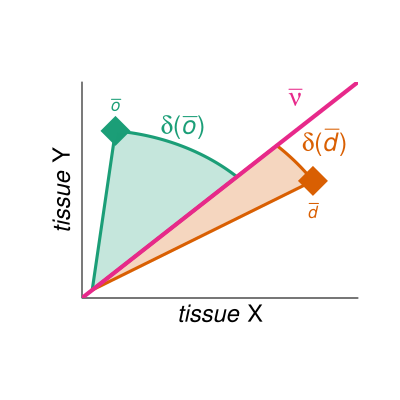

Here is the R script that generated this plot:
require(circlize)
require(RColorBrewer)
require(latex2exp)

addAlpha <- function(col, alpha = .25) {
  apply(sapply(col, col2rgb) / 255, 2, function(x)
    rgb(x[1], x[2], x[3], alpha = alpha))
}

eucLen <- function(x) {
  sqrt(sum(sapply(x, function(i)
    i ^ 2)))
}

angleVecs <- function(x, y, conv.fac = (180 / pi)) {
  acos(sum(sapply(1:length(x), function(i)
    x[i] * y[i])) / (eucLen(x) * eucLen(y))) * conv.fac
}

colors <- brewer.pal(4, "Dark2")
alpha.cols <- sapply(colors, addAlpha)


dupl <- c(1.9, 1.2)
l.dupl <- eucLen(dupl)
orth <- c(.2, 1.75)
l.orth <- eucLen(orth)


pdf('tissueVersatility_delta.pdf',
    width = 4,
    height = 4)

old.par <- par(mgp = c(.4, 0.4, 0))

plot(
  rbind(orth, dupl),
  pch = 18,
  cex = 4,
  xlim = c(0, 2.2),
  ylim = c(0, 2.2),
  xlab = TeX('\\textit{tissue} X'),
  # '',
  ylab = TeX('\\textit{tissue} Y'),
  # '',
  cex.lab = 1.45,
  xaxt = 'n',
  yaxt = 'n',
  bty = 'l',
  # axes = FALSE,
  col = c(colors[[1]], colors[[2]])
)
# lines(c(0,0,0,2.15), c(0,2.15,0,0))
draw.sector(
  45,
  45 + angleVecs(c(1, 1), orth),
  clock.wise = FALSE,
  center = c(0, 0),
  border = colors[[1]],
  col = alpha.cols[[1]],
  lwd = 3,
  rou1 = l.orth
)
draw.sector(
  45,
  45 - angleVecs(c(1, 1), dupl),
  clock.wise = TRUE,
  center = c(0, 0),
  border = colors[[2]],
  col = alpha.cols[[2]],
  lwd = 3,
  rou1 = l.dupl
)
abline(0, 1, lwd = 4, col = colors[[4]])
# text(
#   .1,
#   2.15,
#   label = TeX('$\\textit{tissue} X$'),
#   pos = 3,
#   offset = .3,
#   cex = .75
# )
# text(
#   2.05,
#   0,
#   label = TeX('$\\textit{tissue} Y$'),
#   pos = 3,
#   offset = .5,
#   cex = .75
# )
text(
  orth[1],
  orth[2],
  label = TeX('$\\bar{\\textit{o}}$'),
  pos = 3,
  offset = 1,
  col = colors[[1]]
)
text(
  orth[1],
  orth[2],
  label = TeX('$\\delta(\\bar{\\textit{o}})$'),
  pos = 4,
  offset = 2.25,
  col = colors[[1]],
  cex = 1.5
)
text(
  dupl[1],
  dupl[2],
  label = TeX('$\\bar{\\textit{d}}$'),
  pos = 1,
  offset = 1.25,
  col = colors[[2]]
)
text(
  dupl[1] + .1,
  dupl[2],
  label = TeX('$\\delta(\\bar{\\textit{d}})$'),
  pos = 3,
  offset = 1.25,
  col = colors[[2]],
  cex = 1.5
)
text(
  1.75,
  1.75,
  label = TeX('$\\bar{\\textit{\\nu}}$'),
  pos = 3,
  offset = 1.25,
  col = colors[[4]],
  cex = 1.5
)


par(old.par)

dev.off()
